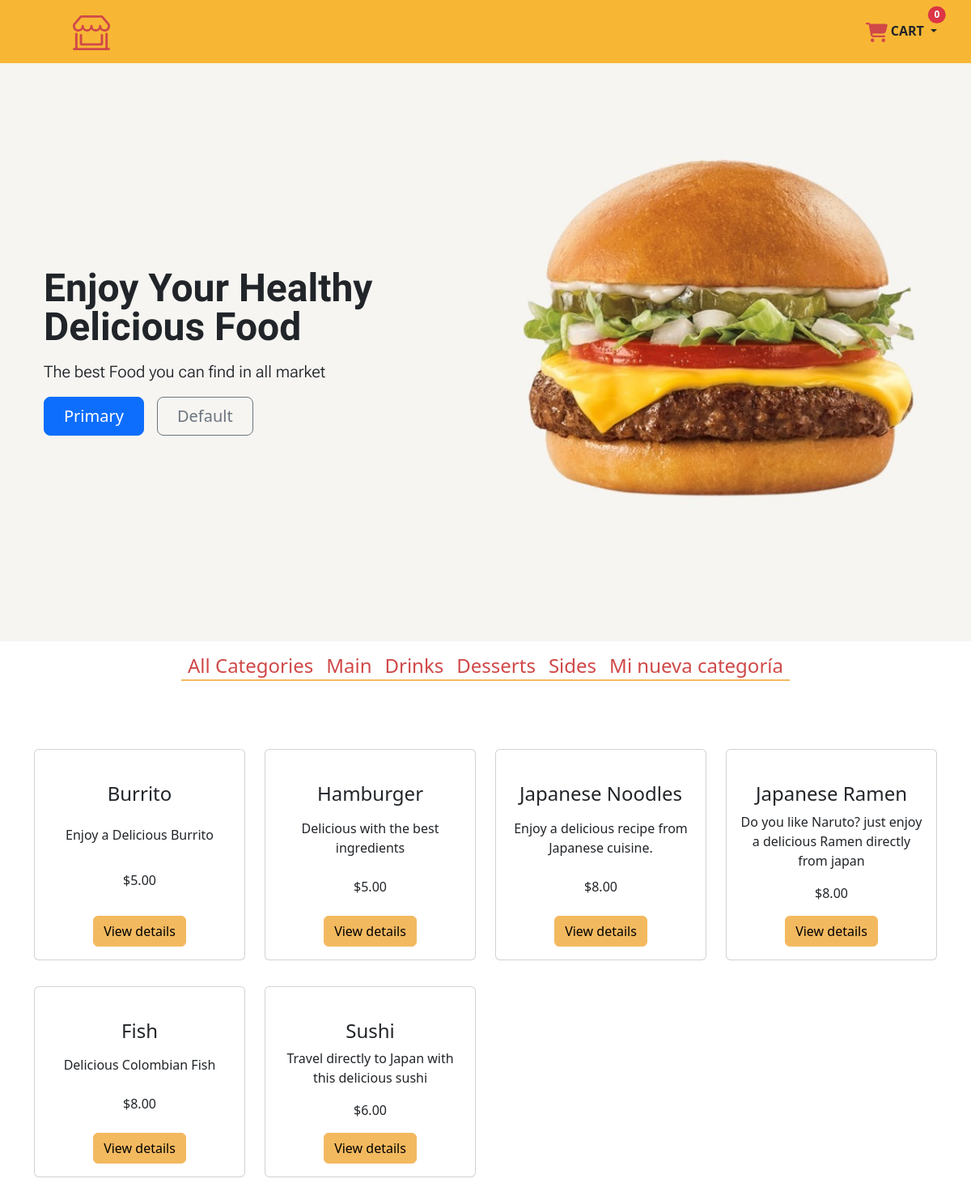
Page /ProductsByCategory/1 on the committed database.
### food/models.py (models this page shows, shortened)
class Category(models.Model):
    name = models.CharField(max_length=200)
    created = models.DateTimeField(auto_now_add=True)
    updated = models.DateTimeField(auto_now=True)
    class Meta:
        verbose_name = 'Category'
        verbose_name_plural = 'Categories'

class Items(models.Model):
    product_type = models.ForeignKey(Category, on_delete=models.RESTRICT,  related_name='products')
    item_name = models.CharField(max_length=200)
    item_description = models.CharField(max_length=200)
    item_price = models.DecimalField( max_digits = 5, decimal_places=2)
    imagen = models.ImageField(upload_to='food', null=True, blank=True)
    created_at = models.DateTimeField(auto_now_add=True)
    updated_at = models.DateTimeField(auto_now=True)

### food/views.py (the view, shortened to what this page needs)
# urls.py: path("", views.home, name="home"),
def home(request, category_id=None):
    if category_id:
        objCategory = Category.objects.get(id=category_id)
        product_list = objCategory.products.all()
        category_list = Category.objects.all()
        context = {
            'category_list': category_list,
            'product_list': product_list,
        }
    return render(request, 'food/index.html', context)

### food/templates/food/index.html (shortened to what this page needs)
{% extends "food/base.html" %}
{% load static %}
    {% block content %}
    <div class="hero">
        <div class="container col-xxl-8 px-4 py-5">
            <div class="row flex-lg-row-reverse align-items-center g-5 py-5">
                <div class="col-12 col-sm-8 col-lg-6">
                    <img src="{% static 'img/burger.jpg' %}" class="d-block mx-lg-auto img-fluid" alt="Bootstrap Themes"
                        width="700" height="500" loading="lazy">
                </div>
                <div class="col-lg-6">
                    <h1 class="display-5 fw-bold lh-1 mb-3" style="font-family: 'Amatic SC', cursive;">Enjoy Your
                        Healthy <br> Delicious Food</h1>
                    <p class="lead" style="font-family: 'Roboto Flex', sans-serif;">The best Food you can find in all
                        market</p>
                    <div class="d-grid gap-2 d-md-flex justify-content-md-start">
                        <button type="button" class="btn btn-primary btn-lg px-4 me-md-2">Primary</button>
                        <button type="button" class="btn btn-outline-secondary btn-lg px-4">Default</button>
                    </div>
                </div>
            </div>
        </div>
    </div>
    <div class="container-fluid">
        <div class="d-flex justify-content-center bg-transparent" style="width: 100%;">
            <nav class="navbar navbar-expand-lg ">
                <div class="offcanvas offcanvas-end" tabindex="-1" id="navbarOffcanvasLg"
                    aria-labelledby="navbarOffcanvasLgLabel">
                    <div class="offcanvas-body">
                        <ul class="navbar-nav me-auto mb-2 mb-lg-0">
                            <li class="nav-item">
                                <a class="nav-link active red_color" aria-current="page" href="{% url 'food:home' %}">
                                    <h4>All Categories</h4>
                                </a>
                            </li>
                            {% for category in category_list %}
                            <li class="nav-item">
                                <a class="nav-link active red_color" aria-current="page"
                                    href="{% url 'food:ProductsByCategory' category.id %}">
                                    <h4>{{ category.name }}</h4>
                                </a>
                            </li>
                            {% endfor %}
                        </ul>
                    </div>
                </div>
            </nav>
        </div>
    </div>
    <div class=" bg-body-light ">
        <div class="container ">
            <div class="row py-5  justify-content-start ">
                {% for item in product_list %}
                <div class="col-12 col-sm-6 col-lg-3 d-flex text-center justify-content-center py-3">
                    <div class="card h-100 d-flex flex-column " style="width: 18rem;">
                        <div class="card-body d-flex flex-column">
                            <a href="{{ item.imagen.url }}" class=""><img src="{{ item.imagen.url }}" class="img-fluid"
                                    style="height: 210px;" alt=""></a>
                            <h4>{{ item.item_name }}</h4>
                            <p class="mt-auto">
                                {{ item.item_description }}
                            </p>
                            <p class="mt-auto">
                                ${{ item.item_price }}
                            </p>
                            <div class="mt-auto">
                                <a data-bs-toggle="modal" data-bs-target="#detallesModal{{ item.id }}"
                                    class="btn btn-info" style="background-color: #F3B95F; border-color: #F3B95F;">
                                    View details
                                </a>
                            </div>
                        </div>
                    </div>
                </div>
                {% endfor %}
            </div>
        </div>
    </div>
        {% endblock %}

### food/static/css/styles.css (style rules this page uses)
.hero { background-color: #F6F5F2; width: 100%; }
.red_color { color: #D04848 !important; font-size: 26px !important; }
.navbar .nav-link:after { content: ''; width: 100%; height: 2px; background-color: #F3B95F; position: absolute; bottom: 20px; left: 0; }

### rows in the picture
Category: name "Main"
Category: name "Drinks"
Category: name "Desserts"
Category: name "Sides"
Category: name "Mi nueva categoría"
Items: item_name "Burrito", item_description "Enjoy a Delicious Burrito", item_price "5.00"
Items: item_name "Hamburger", item_description "Delicious with the best ingredients", item_price "5.00"
Items: item_name "Japanese Noodles", item_description "Enjoy a delicious recipe from Japanese cuisine.", item_price "8.00"
Items: item_name "Japanese Ramen", item_description "Do you like Naruto? just enjoy a delicious Ramen directly from japan", item_price "8.00"
Items: item_name "Fish", item_description "Delicious Colombian Fish", item_price "8.00"
Items: item_name "Sushi", item_description "Travel directly to Japan with this delicious sushi", item_price "6.00"

### other values in the picture
{{ request.session.cart.items|length }} "0"
